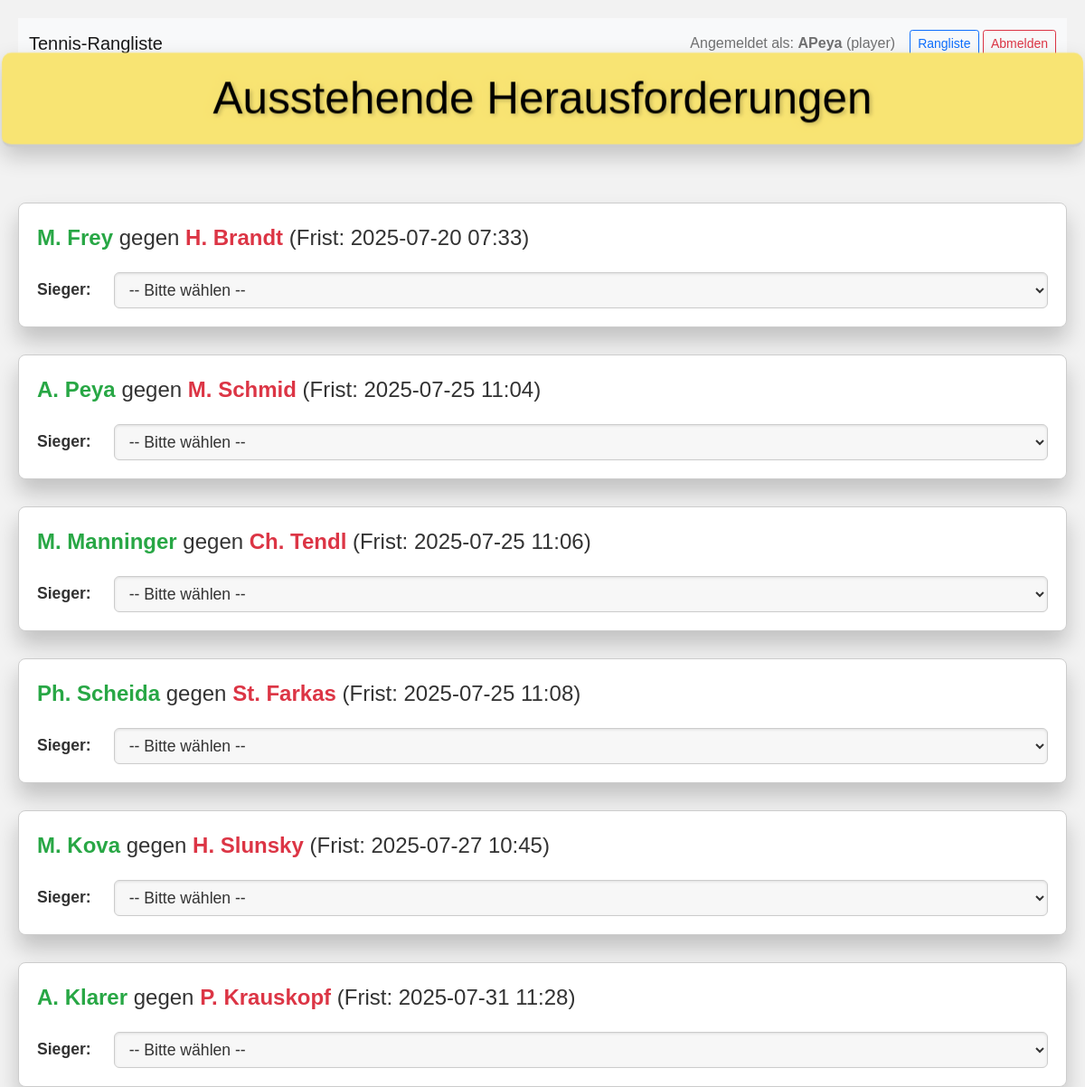
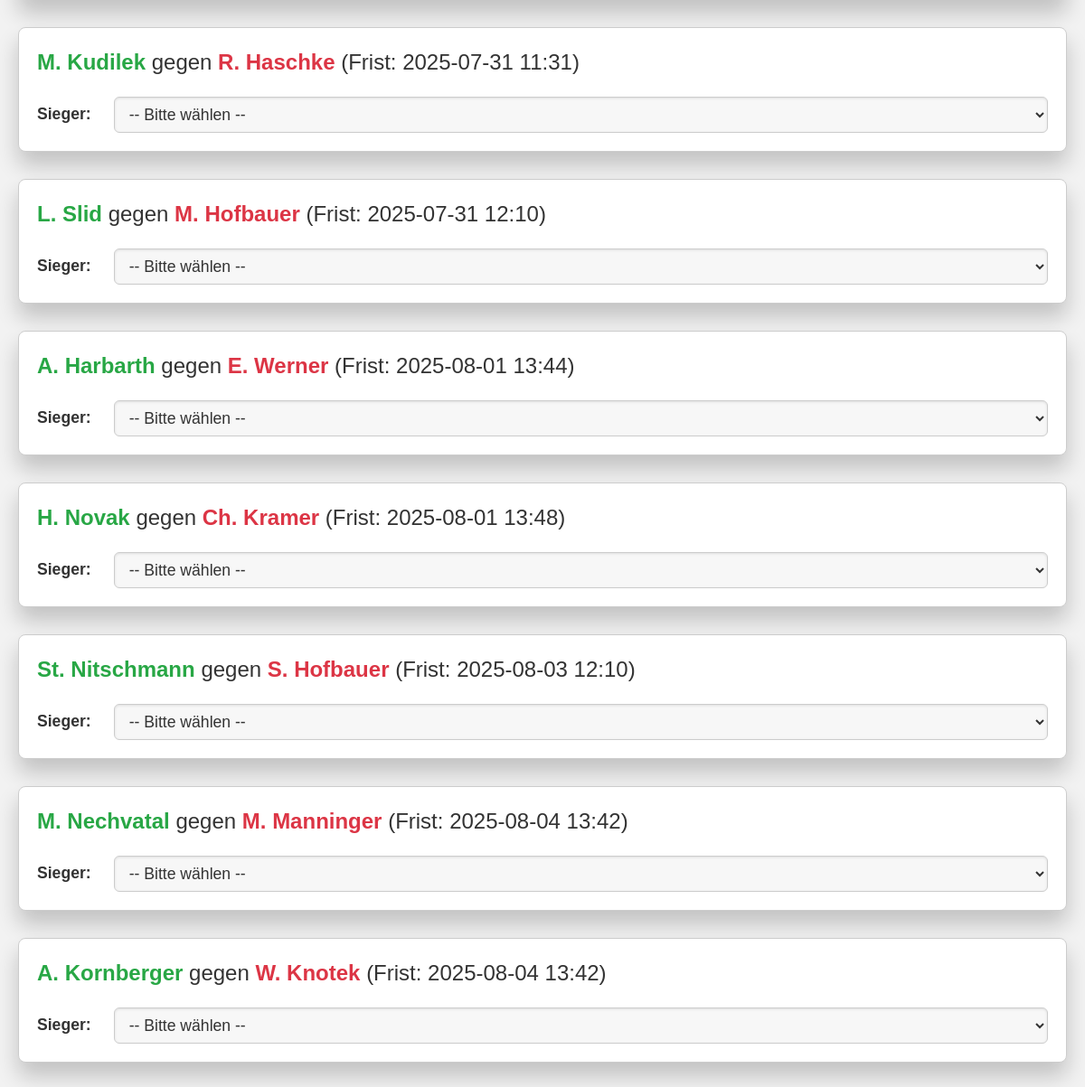
Screenshot of /admin (signed in) with the database file from the repository (2 pictures, top to bottom).
### tables this page shows
CREATE TABLE players (
    id INTEGER PRIMARY KEY,
    name TEXT NOT NULL UNIQUE,
    username TEXT NOT NULL UNIQUE,
    password_hash TEXT NOT NULL,
    privilege_level TEXT NOT NULL DEFAULT 'player',
    -- NEW: This flag determines if a user appears in the pyramid. Default is 1 (true).
    is_ranked_player INTEGER NOT NULL DEFAULT 1,
    available INTEGER NOT NULL DEFAULT 1,
    rank INTEGER NOT NULL,
    unavailable_since DATETIME,
    unavailability_reason TEXT,
    block_challenger_until DATETIME,
    block_opponent_until DATETIME,
    is_new INTEGER NOT NULL DEFAULT 0
);

CREATE TABLE challenges (
    id INTEGER PRIMARY KEY AUTOINCREMENT,
    challenger_id INTEGER NOT NULL,
    opponent_id INTEGER NOT NULL,
    timestamp DATETIME NOT NULL,
    deadline DATETIME NOT NULL,
    resolved_at DATETIME,
    resolved INTEGER NOT NULL DEFAULT 0,
    result TEXT,
    score_details TEXT,
    scheduled_play_date DATETIME,
    FOREIGN KEY (challenger_id) REFERENCES players(id) ON DELETE CASCADE,
    FOREIGN KEY (opponent_id) REFERENCES players(id) ON DELETE CASCADE
);

### app.py (the view)
@app.route("/admin")
@login_required
def admin():
    db = get_db()
    try:
        cur = db.execute(
            "SELECT c.*, p1.name as challenger_name, p2.name as opponent_name FROM challenges c "
            "JOIN players p1 ON c.challenger_id = p1.id "
            "JOIN players p2 ON c.opponent_id = p2.id "
            "WHERE c.resolved = 0 ORDER BY c.deadline ASC"
        )
        challenges_raw = cur.fetchall()
        challenges_processed = []
        for row in challenges_raw:
            challenge = dict(row)
            if isinstance(challenge.get("deadline"), str):
                try:
                    challenge["deadline"] = datetime.strptime(
                        challenge["deadline"].split(".")[0], "%Y-%m-%d %H:%M:%S"
                    )
                except (ValueError, TypeError):
                    challenge["deadline"] = None
            elif not isinstance(challenge.get("deadline"), datetime):
                challenge["deadline"] = None
            challenges_processed.append(challenge)
        return render_template("admin.html", challenges=challenges_processed)
    except sqlite3.Error as e:
        logger.exception("Database error on /admin route.")
        flash(
            "Ein Datenbankfehler ist aufgetreten beim Laden der Admin-Seite.", "danger"
        )
        return redirect(url_for("index"))
    except Exception as e:
        logger.exception("Unexpected error on /admin route.")
        flash("Ein unerwarteter Fehler ist aufgetreten.", "danger")
        return redirect(url_for("index"))

### app.py (called while the page is built)
@login_manager.user_loader
def load_user(user_id):
    db = get_db()
    user_data = db.execute(
        "SELECT id, username, privilege_level FROM players WHERE id = ?", (user_id,)
    ).fetchone()
    if user_data:
        return User(
            id=user_data["id"],
            username=user_data["username"],
            privilege_level=user_data["privilege_level"],
        )
    return None

def get_db():
    if "db" not in g:
        try:
            g.db = sqlite3.connect(
                app.config["DATABASE"], timeout=10, detect_types=sqlite3.PARSE_DECLTYPES
            )
            g.db.row_factory = sqlite3.Row
            g.db.execute("PRAGMA journal_mode=WAL")
            g.db.execute("PRAGMA foreign_keys = ON")
        except sqlite3.Error as e:
            logger.exception("Database connection failed.")
            raise e
    return g.db

### templates/admin.html (shortened to what this page needs)
<!DOCTYPE html>
<html lang="de">
<head>
  <link rel="stylesheet" href="https://cdnjs.cloudflare.com/ajax/libs/bootstrap/5.1.3/css/bootstrap.min.css" />
</head>
<body>
  <nav class="navbar navbar-expand-lg navbar-light bg-light mb-3 border-bottom">
    <div class="container-fluid">
      <a class="navbar-brand" href="{{ url_for('index') }}">Tennis-Rangliste</a>
      <div class="ms-auto d-flex align-items-center">
        <span class="navbar-text me-3">
          Angemeldet als: <strong>{{ current_user.username }}</strong> ({{ current_user.privilege_level }})
        </span>
        <div>
          <a href="{{ url_for('index') }}" class="btn btn-sm btn-outline-primary {% if request.endpoint == 'index' %}active{% endif %}">Rangliste</a>
          <a href="{{ url_for('logout') }}" class="btn btn-sm btn-outline-danger">Abmelden</a>
        </div>
      </div>
    </div>
  </nav>
  <header>
    <h1>Ausstehende Herausforderungen</h1>
  </header>
  <main>
    <div id="challenges-container">
      {% for challenge in challenges %}
        <div class="challenge-container" data-challenge-id="{{ challenge.id }}" data-challenger-id="{{ challenge.challenger_id }}" data-opponent-id="{{ challenge.opponent_id }}">
          <p><span class="challenger-name">{{ challenge.challenger_name }}</span> gegen <span class="opponent-name">{{ challenge.opponent_name }}</span> (Frist: {{ challenge.deadline.strftime('%Y-%m-%d %H:%M') if challenge.deadline else 'N/A' }})</p>
          <form class="result-form" method="POST" action="{{ url_for('submit_result') }}">
            <div class="result-dropdown-section"><label for="result-{{ challenge.id }}">Sieger:</label><select id="result-{{ challenge.id }}" name="result" class="result-select"><option value="">-- Bitte wählen --</option></select></div>
          </form>
        </div>
      {% endfor %}
    </div>
  </main>
</body>
</html>

### templates/admin.html (style rules this page uses)
:root { --primary-color: #f8e473; --primary-dark: #e6d661; --bg-color: #f2f2f2; --container-bg: #fff; --text-color: #333; --border-color: #ccc; --shadow-color: rgba(0, 0, 0, 0.2); --highlight-shadow: rgba(248, 228, 115, 0.4); --challenger-color: #28a745; --opponent-color: #dc3545; --neutral-color: #6c757d; --error-color: #dc3545; }
body { background-color: var(--bg-color); font-family: Arial, sans-serif; margin: 0; padding: 20px; color: var(--text-color); perspective: 1000px; }
header { text-align: center; margin-bottom: 30px; background-color: var(--primary-color); padding: 20px; border-bottom: 3px solid var(--border-color); transform: translateZ(30px); box-shadow: 0 10px 25px var(--shadow-color); border-radius: 10px; position: relative; transition: transform 0.3s ease; }
header h1 { font-size: 3rem; margin: 0; color: #000; text-shadow: 2px 2px 4px var(--shadow-color), 0 0 10px var(--highlight-shadow); }
main { max-width: 1200px; margin: 0 auto; transform-style: preserve-3d; }
.challenge-container { background-color: var(--container-bg); border: 1px solid var(--border-color); border-radius: 8px; padding: 20px; margin-bottom: 30px; box-shadow: 0 15px 25px var(--shadow-color); transition: all 0.4s ease; transform: translateZ(10px); position: relative; }
.challenge-container p { margin: 0 0 15px; font-size: 1.5rem; color: var(--text-color); font-weight: 500; }
.challenger-name { color: var(--challenger-color); font-weight: bold; }
.opponent-name { color: var(--opponent-color); font-weight: bold; }
.challenge-container form { display: grid; grid-template-columns: auto 1fr; gap: 10px 15px; align-items: center; }
.challenge-container form label { font-size: 1.1rem; color: #333; font-weight: bold; text-align: right; grid-column: 1 / 2; padding-right: 10px; }
.challenge-container form select, .challenge-container form input[type="text"], .challenge-container form button { font-size: 1.1rem; padding: 8px 12px; border: 1px solid var(--border-color); border-radius: 6px; background-color: #f7f7f7; color: var(--text-color); outline: none; box-shadow: inset 0 1px 3px rgba(0, 0, 0, 0.1); transition: all 0.3s ease; width: 100%; box-sizing: border-box; grid-column: 2 / 3; }
.result-dropdown-section { grid-column: 1 / 3; display: grid; grid-template-columns: auto 1fr; gap: 10px 15px; align-items: center; margin-top: 5px; margin-bottom: 0px; }
.result-dropdown-section label { grid-column: 1 / 2; text-align: right; }
.result-dropdown-section select { grid-column: 2 / 3; }

### rows the page displays
players: username "APeya", privilege_level "player"
challenges: challenger_name "M. Frey", opponent_name "H. Brandt", deadline "2025-07-20 07:33"
challenges: challenger_name "A. Peya", opponent_name "M. Schmid", deadline "2025-07-25 11:04"
challenges: challenger_name "M. Manninger", opponent_name "Ch. Tendl", deadline "2025-07-25 11:06"
challenges: challenger_name "Ph. Scheida", opponent_name "St. Farkas", deadline "2025-07-25 11:08"
challenges: challenger_name "M. Kova", opponent_name "H. Slunsky", deadline "2025-07-27 10:45"
challenges: challenger_name "A. Klarer", opponent_name "P. Krauskopf", deadline "2025-07-31 11:28"
challenges: challenger_name "M. Kudilek", opponent_name "R. Haschke", deadline "2025-07-31 11:31"
challenges: challenger_name "L. Slid", opponent_name "M. Hofbauer", deadline "2025-07-31 12:10"
challenges: challenger_name "A. Harbarth", opponent_name "E. Werner", deadline "2025-08-01 13:44"
challenges: challenger_name "H. Novak", opponent_name "Ch. Kramer", deadline "2025-08-01 13:48"
challenges: challenger_name "St. Nitschmann", opponent_name "S. Hofbauer", deadline "2025-08-03 12:10"
challenges: challenger_name "M. Nechvatal", opponent_name "M. Manninger", deadline "2025-08-04 13:42"
challenges: challenger_name "A. Kornberger", opponent_name "W. Knotek", deadline "2025-08-04 13:42"
